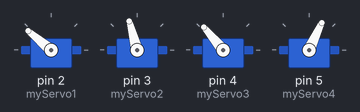
Simulated run of this sketch. Board: Arduino Uno, built with avr-gcc and run on an emulated ATmega328P. Shown: 4 × servo.

Above: at 0.05 s.
At 1.4 s:
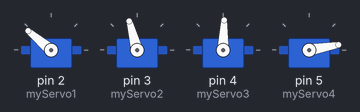
At 2.8 s:
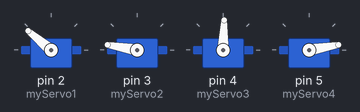
At 5.6 s:
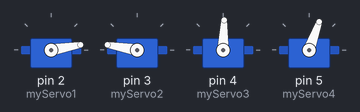
At 8.35 s:
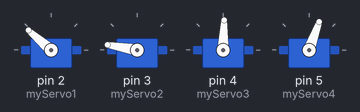
At 11.15 s:
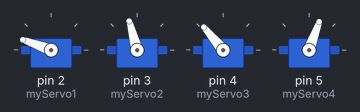
Timing chart, 0 to 14.5 s (numbered marks = the images above):
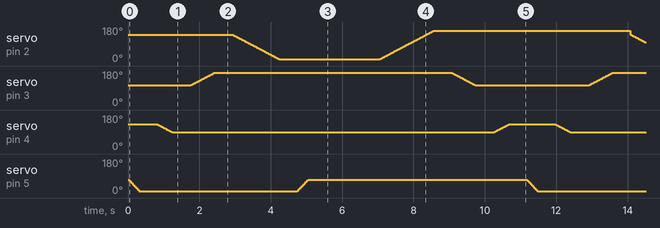

The sketch:

rutina.ino
```cpp
/* Código rutina de Brazo robótico EEZYbotARM MK1 para Curso APLICACIONES MECÁNICAS CON ARUDINO */

#include <Servo.h>

Servo myServo1;		//BASE
Servo myServo2;		//HOMBRO
Servo myServo3;		//BRAZO
Servo myServo4;	//GRIPPER

void setup()
{
	myServo1.attach(2);  //BASE PIN 2
	myServo2.attach(3);  //HOMBRO PIN 3
	myServo3.attach(4);  //BRAZO PIN 4
	myServo4.attach(5);  //GRIPPER PIN 5

	myServo1.write(140); //BASE
	myServo2.write(105); //HOMBRO
	myServo3.write(130); //BRAZO
	myServo4.write(70);	 //GRIPPER
	delay(10);
}

void loop()
{
	//PINZA ABRE
		for (int x=70; x >=10; x--)
		{
		myServo4.write(x); //GRIPPER
		delay(5);
		}
		delay(500);
	// BRAZO SUBE
	for (int x = 130; x >=88; x--)
	{
		myServo3.write(x);
		delay(10);
	}
	delay(500);
	// HOMBRO BAJA
	for (int x = 105; x <= 170; x++)
	{
		myServo2.write(x);
		delay(10);
	}
	delay(500);
	// BASE GIRA
	for (int x = 140; x >= 10; x--)
	{
		myServo1.write(x);
		delay(10);
	}
	delay(500);

	//PINZA ABRE
	for (int x = 10; x <= 70; x++)
	{
		myServo4.write(x);
		delay(5);
	}
	delay(2000);

///************ RETORNO ***********///

    // BASE RETORNA
	for (int x = 10; x <=160; x++)
	{
		myServo1.write(x); //BRAZO
		delay(10);
	}
	delay(500);
	//HOMBRO SUBE
	for (int x = 170; x >= 105; x--)
	{
		myServo2.write(x);
		delay(10);
	}
	delay(500);
	//BRAZO BAJA
	for (int x = 88; x <= 130; x++)
	{
		myServo3.write(x);
		delay(10);
	}
	delay(500);

}
```
